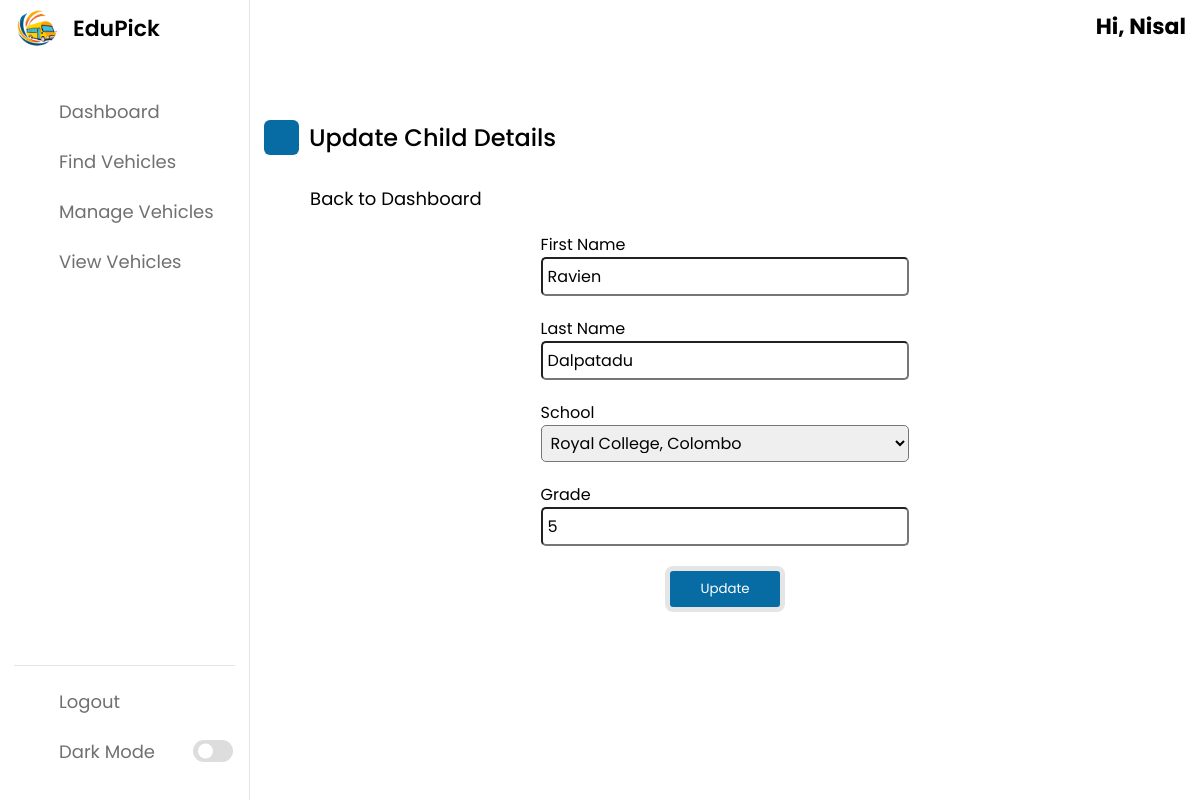
/parents/updateChild/16 (signed in), run on the app's committed database.
### tables this page shows
CREATE TABLE `child` (
  `childID` int NOT NULL,
  `firstName` varchar(30) NOT NULL,
  `lastName` varchar(30) NOT NULL,
  `school` varchar(255) NOT NULL,
  `grade` int NOT NULL,
  `absentState` tinyint(1) NOT NULL,
  `parentID` int NOT NULL,
  `vanID` int DEFAULT NULL,
  `regDate` timestamp NOT NULL DEFAULT CURRENT_TIMESTAMP,
  `isDeleted` tinyint(1) NOT NULL DEFAULT '0'
);

### app/controllers/Parents.php (called while the page is built, shortened)
<?php
    class Parents extends Controller {
        public function __construct(){
            $this->parentModel = $this->model('Parent_');
        }
        public function updateChild($child_id){
            $child = $this->parentModel->getChild($child_id);
            $data = [
                'child_id' => $child_id,
                'firstName' => $child->firstName,
                'lastName' => $child->lastName,
                'school' => $child->school,
                'grade' => $child->grade,
                'parentID' => $child->parentID,
                'firstName_err' => '',
                'lastName_err' => '',
                'school_err' => '',
                'grade_err' => ''
            ];
            $this->view('parents/updateChild', $data);
        }
}

### app/libraries/Core.php (called while the page is built, shortened)
<?php
class Core {
    protected $currentMethod = 'index';
    public function __construct(){
        $url = $this->getURL();
       $url = $url ?? ['pages'];
        if(file_exists('../app/controllers/' . ucwords($url[0]) . '.php')){
            unset($url[0]);
        }
        $this->currentController = new $this->currentController;
        if(isset($url[1])){
            if(method_exists($this->currentController, $url[1])){
                $this->currentMethod = $url[1];
                unset($url[1]);
            }
        }
        $this->params = $url ? array_values($url) : [];
        call_user_func_array([$this->currentController, $this->currentMethod], $this->params);
    }
    public function getURL(){
        if(isset($_GET['url'])){
            $url = rtrim($_GET['url'], '/');
            $url = filter_var($url, FILTER_SANITIZE_URL);
            $url = explode('/', $url);
            return $url;
        }
    }
}

### public/index.php (called while the page is built, shortened)
<?php
  $init = new Core;

### app/libraries/Database.php (called while the page is built, shortened)
<?php
     class Database {
        private $host = DB_HOST;
        private $user = DB_USER;
        private $pass = DB_PASS;
        private $dbname = DB_NAME;
        private $dbh;
        private $stmt;
        public function __construct(){
            $dsn = 'mysql:host=' . $this->host . ';dbname=' . $this->dbname;
            $options = array(
                PDO::ATTR_PERSISTENT => true,
                PDO::ATTR_ERRMODE => PDO::ERRMODE_EXCEPTION
            );
            try{
                $this->dbh = new PDO($dsn, $this->user, $this->pass, $options);
            } catch(PDOException $e){
                $this->error = $e->getMessage();
                echo $this->error;
            }
        }
        public function query($sql){
            $this->stmt = $this->dbh->prepare($sql);
        }
        public function bind($param, $value, $type = null){
            if(is_null($type)){
                switch(true){
                    default:
                        $type = PDO::PARAM_STR;
                }
            }
            $this->stmt->bindValue($param, $value, $type);
        }
        public function execute(){
            return $this->stmt->execute();
        }
        public function single(){
            $this->execute();
            return $this->stmt->fetch(PDO::FETCH_OBJ);
        }
     }

### app/models/Parent_.php (called while the page is built, shortened)
<?php
    class Parent_ {
        private $db;
        public function __construct(){
            $this->db = new Database;
        }
        public function getChild($child_id){
            $this->db->query('SELECT * FROM child WHERE childID = :child_id AND isDeleted = 0');
            $this->db->bind(':child_id', $child_id);
            $row = $this->db->single();
            return $row;
        }
    }

### app/views/parents/updateChild.php (the view, shortened to what this page needs)
<?php require APPROOT . '/views/inc/header.php'; ?>
<link rel="stylesheet" href="<?php echo URLROOT; ?>/parent/style.css" />
<link rel="stylesheet" href="https://unicons.iconscout.com/release/v4.0.0/css/line.css">
</head>
<body>
    <?php require APPROOT . '/views/inc/parentNav.php'; ?>
        <div class="dash-content">
            <div class="overview">
                <div class="title">
                    <i class="uil uil-edit"></i>
                    <span class="text">Update Child Details</span>
                </div>
            </div>
            <div class="goback-link">
                <a href="<?php echo URLROOT; ?>/parents/manageChildren">
                    <span class="text">Back to Dashboard</span>
                </a>
            </div>
            <div class="add-child">
                <form action="<?php echo URLROOT; ?>/parents/updateChildPost" method="POST">
                    <div class="input-box">
                        <span class="details">First Name</span>
                        <input type="text" id="first_name" name="first_name" value="<?php echo $data['firstName'] ?>">
                    </div>
                    <div class="input-box">
                        <span class="details">Last Name</span>
                        <input type="text" id="last_name" name="last_name" value="<?php echo $data['lastName'] ?>">
                    </div>
                    <div class="input-box">
                        <span class="details">School</span>
                        <select class="" id="school" name="school">
                            <option value="Royal College, Colombo" <?php echo ($data['school'] == 'Royal College, Colombo') ? 'selected' : ''?>>Royal College, Colombo</option>
                        </select>
                    </div>
                    <div class="input-box">
                        <span class="details">Grade</span>
                        <input type="number" id="grade" name="grade" value="<?php echo $data['grade'] ?>">
                    </div>
                    <div class="submit-button">
                        <input type="submit" value="Update">
                    </div>
                </form>
        </div>
    </section>
    <?php require APPROOT . '/views/inc/footer.php'; ?>

### public/parent/style.css (style rules this page uses)
* { margin: 0; padding: 0; box-sizing: border-box; font-family: 'Poppins', sans-serif; }
:root { --primary-color: #066ca3; --panel-color: #FFF; --text-color: #000; --black-light-color: #707070; --border-color: #e6e5e5; --toggle-color: #DDD; --box1-color: #4DA3FF; --title-icon-color: #fff; --delete-edit-color: #4DA3FF; --child-card-color: #f2f2f2; --tran-05: all 0.5s ease; --tran-03: all 0.3s ease; --tran-03: all 0.2s ease; }
body { min-height: 100vh; background-color: var(--primary-color); }
.dashboard .dash-content { padding-top: 50px; }
.dash-content .title { display: flex; align-items: center; margin: 60px 0 30px 0; }
.dash-content .title i { position: relative; height: 35px; width: 35px; background-color: var(--primary-color); border-radius: 6px; color: var(--title-icon-color); display: flex; align-items: center; justify-content: center; font-size: 24px; }
.dash-content .title .text { font-size: 24px; font-weight: 500; color: var(--text-color); margin-left: 10px; }
.add-child { display: flex; justify-content:center; align-items: center; color: var(--text-color); }
.add-child form { width: 40%; }
.input-box { display: flex; align-items:flex-start; flex-direction: column; margin-top: 20px; }
.input-box input { width: 100%; padding: 5px; border-radius: 5px; font-size: 16px; transition: var(--tran-05); }
.input-box select { width: 100%; padding: 5px; border-radius: 5px; font-size: 16px; transition: var(--tran-05); }
.submit-button { display: flex; justify-content: center; align-items: center; margin-top: 20px; }
.submit-button input { border-radius: 8px; padding: 8px 30px; background-color: var(--primary-color); color: var(--title-icon-color); border: 5px solid var(--border-color); }
.goback-link { margin-left: 5%; }
.goback-link a { text-decoration: none; color: var(--text-color); font-size: 18px; font-weight: 400; }

### data on the page
child: first_name "Ravien", last_name "Dalpatadu", school "Royal College, Colombo", grade "5"

### other printed values
$_SESSION['user_fname'] "Nisal"
